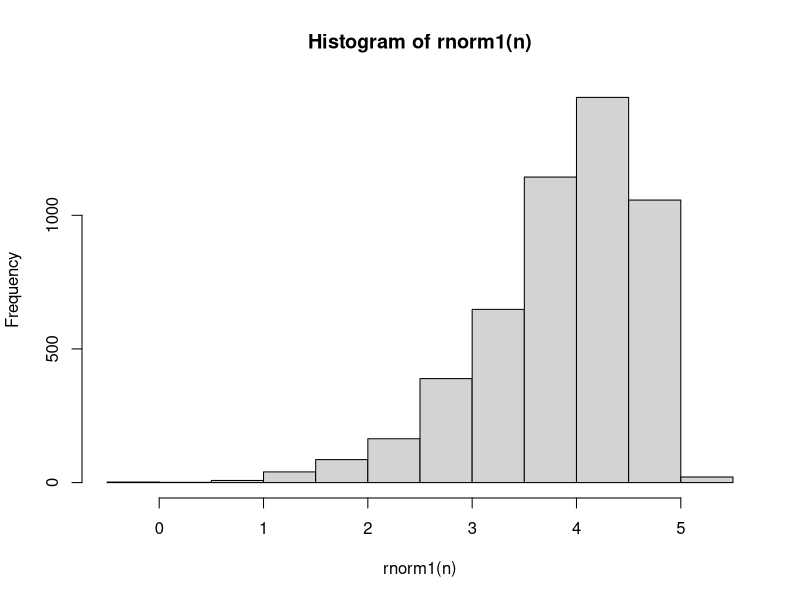
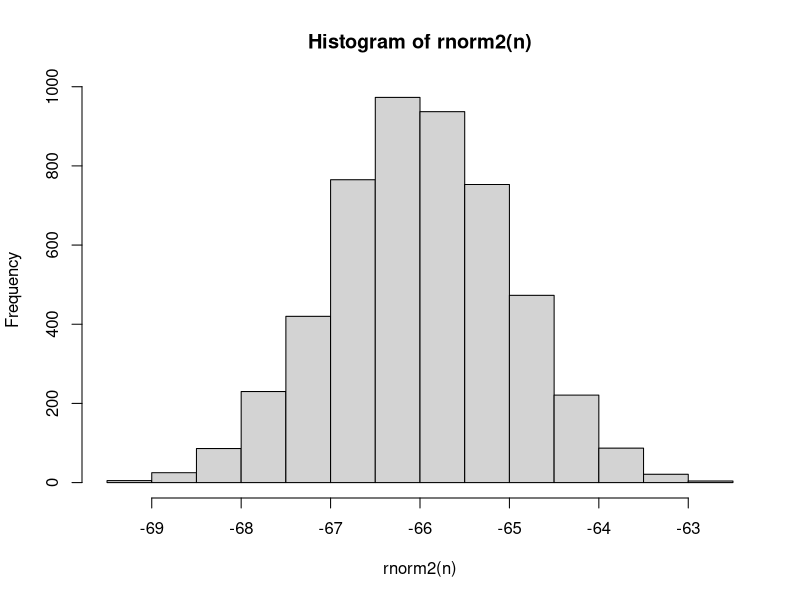
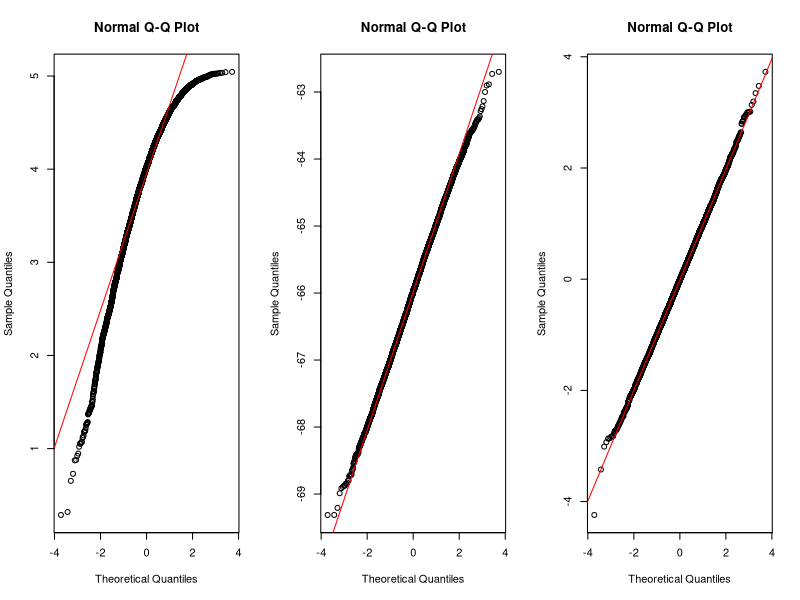

Write R code to recreate these figures, in order.
## ---- chunk 1
rnorm1 = function(n){
  x = ((runif(n,0,1) ** 0.135) - (1 - runif(n,0,1) ** 0.135)) / 0.1975 
  return(x)
}
## ---- chunk 2
rnorm2 = function(n){
  x = 0
  for (i  in 1:12) {
    x = x + (runif(n) - 6) 
  }
  return(x)
}
## ---- chunk 3
n = 5000

a = rnorm1(n) # Amostra gerada com a aproximação X = [U^0,135 − (1 − U)^0,135 ]/0,1975
head(a)

shapiro.test(rnorm1(n))  # A amostra 'a' gerada com a função rnorm1 não segue distribuição normal
hist(rnorm1(n))

b = rnorm2(n) # Amostra gerada com a aproximação soma de 12 v.a.s uniformes independentes
head(b)

shapiro.test(rnorm2(n)) # A amostra 'a' gerada com a função rnorm2 segue distribuição normal
hist(rnorm2(n))
## ---- chunk 4
p = c(.01, .05, .1, .5, .9, .95, .99) #   quantis 1%, 5%, 10%, 50%, 90%, 95% e 99%
Qhat = quantile(a, p)
Q = qnorm(p)
round(rbind(Qhat, Q), 3)             

Qhat = quantile(b, p)
Q = qnorm(p)
round(rbind(Qhat, Q), 3)
## ---- chunk 5
BoxMuller = function(n, mu=0, sigma=1){
  # Polar: função que retorna dois números normais
  Polar = function(){  # função sem argumento
    repeat{
      u = runif(2, -1, 1) # 2 v. uniformes U(-1,1)
      r2 = as.numeric(u %*% u) # toma o quadrado
      if((r2 > 0) & (r2 < 1)) break
    } # fim do repeat
    ff = sqrt(-2 * log(r2) / r2)
    y = ff * u # vetor de dim 2 com var. normais padrao ind.
    y
  } # fim de polar
  if(n %% 2 == 0){ # n par
    k = n %/% 2 # pega a parte inteira da div.
    for(ki in 1:k){
      if(ki == 1) x = c(Polar()) else x = c(x, Polar())
    }  # for
  } else{ # n impar
    k = n %/% 2
    if(k == 0){ 
      x = Polar()[1]
    } else{
      for(ki in 1:k){
        if(ki == 1) x = c(Polar()) else x = c(x, Polar())
      } # for
      x = c(x, Polar()[1])
    } # else interno
  } # else n par
  x = x * sigma + mu  # transformar de N(0, 1) para N(mu, sigma)
  return(x)
} # fim de BoxMuller

c = BoxMuller(n)
head(c)

Qhat = quantile(c, p)
Q = qnorm(p)
round(rbind(Qhat, Q), 3)    # A diferença entre os quantis teóricos e os estimados é pequena para o caso da função BoxMuller 
                            # O que indica que a amostra segue a distribuição normal.

## ---- chunk 6

par(mfrow=c(1,3))

qqnorm(a)
qqline(a, col = "red") # qqplot convirma quq a amostra gerada pela função rnorm1 não segue a distribuição normal

qqnorm(b)
qqline(b, col = "red") # qqplot convirma quq a amostra gerada pela função rnorm2 segue a distribuição normal

qqnorm(c)
qqline(c, col = "red") # qqplot convirma quq a amostra gerada pela função BoxMuller segue a distribuição normal

